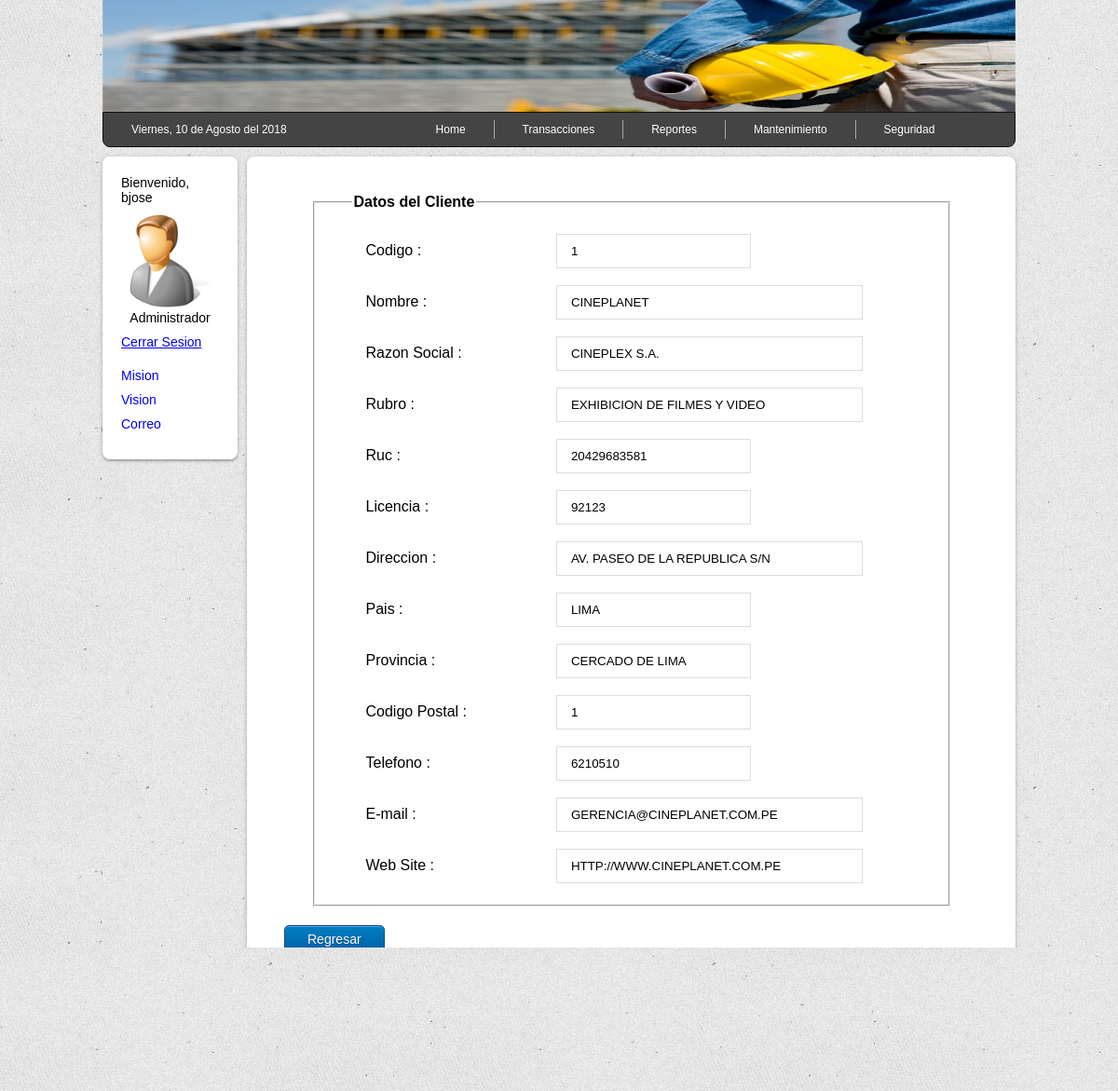
/vista/verproveedor.php?idproveedor=1 (signed in), run on the app's committed database.
### tables this page shows
CREATE TABLE `proveedor` (
  `idproveedor` int(4) unsigned NOT NULL AUTO_INCREMENT,
  `nombrec` varchar(60) NOT NULL,
  `razonsocial` varchar(60) NOT NULL,
  `rubro` varchar(60) NOT NULL,
  `ruc` varchar(11) NOT NULL,
  `nrolicencia` varchar(20) NOT NULL,
  `direccion` varchar(60) NOT NULL,
  `pais` varchar(25) NOT NULL,
  `provincia` varchar(25) NOT NULL,
  `codigopostal` int(5) NOT NULL,
  `telefono` varchar(12) NOT NULL,
  `email` varchar(60) NOT NULL,
  `site` varchar(60) NOT NULL,
  PRIMARY KEY (`idproveedor`)
);

### vista/verproveedor.php (the view, shortened to what this page needs)
<?php
include('../modelo/conexion.php');
$enlace = "<a href='../modelo/logout.php'>Cerrar Sesion</a>";
$idproveedor = !empty($_GET['idproveedor']) ? $_GET['idproveedor'] : 0;
if ($idproveedor) {
	$queryDataProve = "select * from proveedor where idproveedor='$idproveedor'";
	$resultDataProve = $conexion->query($queryDataProve);
	$linea = $resultDataProve->fetch_assoc();
}
?>
<!DOCTYPE html>
<html lang="es">
<head>
	<link rel="stylesheet" href="../vista/css/style.css">
</head>
<body>
	<div class="container">
		<div class="header">
		</div>
		<div class="menu-div">
			<?php include('../vista/include/menu.php'); ?>
		</div>
		<div class="sidebar">
			<div class="menuside">
				<?php include('../vista/include/sidebar.php'); ?>
			</div>
		</div>
		<div class="content">
			<div class="main">
				<div>
					<fieldset class="data">
						<legend><strong>Datos del Cliente</strong></legend>
						<div class="divdata">
							<label for="idproveedor">Codigo : </label>
							<input type="text" id="idproveedor" name="idproveedor" value="<?php echo $linea['idproveedor']; ?>" readonly="readonly">
						</div>
						<div class="divdata">
							<label for="nombre">Nombre : </label>
							<input type="text" id="nombre" name="nombre" value="<?php echo $linea['nombrec']; ?>" size="35" readonly="readonly">
						</div>
						<div class="divdata">
							<label for="razonsocial">Razon Social : </label>
							<input type="text" id="razonsocial" name="razonsocial" value="<?php echo $linea['razonsocial']; ?>" size="35" readonly="readonly">
						</div>
						<div class="divdata">
							<label for="rubro">Rubro : </label>
							<input type="text" id="rubro" name="rubro" value="<?php echo $linea['rubro']; ?>" size="35" readonly="readonly">
						</div>
						<div class="divdata">
							<label for="ruc">Ruc : </label>
							<input type="text" id="ruc" name="ruc" value="<?php echo $linea['ruc']; ?>" readonly="readonly">
						</div>
						<div class="divdata">
							<label for="nrolicencia">Licencia : </label>
							<input type="text" id="nrolicencia" name="nrolicencia" value="<?php echo $linea['nrolicencia']; ?>" readonly="readonly">
						</div>
						<div class="divdata">
							<label for="direccion">Direccion : </label>
							<input type="text" id="direccion" name="direccion" value="<?php echo $linea['direccion']; ?>" size="35" readonly="readonly">
						</div>
						<div class="divdata">
							<label for="pais">Pais : </label>
							<input type="text" id="pais" name="pais" value="<?php echo $linea['pais']; ?>" readonly="readonly">
						</div>
						<div class="divdata">
							<label for="provincia">Provincia : </label>
							<input type="text" id="provincia" name="provincia" value="<?php echo $linea['provincia']; ?>" readonly="readonly">
						</div>
						<div class="divdata">
							<label for="codigopostal">Codigo Postal : </label>
							<input type="text" id="codigopostal" name="codigopostal" value="<?php echo $linea['codigopostal']; ?>" readonly="readonly">
						</div>
						<div class="divdata">
							<label for="telefono">Telefono : </label>
							<input type="text" id="telefono" name="telefono" value="<?php echo $linea['telefono']; ?>" readonly="readonly">
						</div>
						<div class="divdata">
							<label for="email">E-mail : </label>
							<input type="text" id="email" name="email" value="<?php echo $linea['email']; ?>" size="35" readonly="readonly">
						</div>
						<div class="divdata">
							<label for="site">Web Site : </label>
							<input type="text" id="site" name="site" value="<?php echo $linea['site']; ?>" size="35" readonly="readonly">
						</div>
					</fieldset>
				</div>
				<div class="divboton">
					<?php echo '<a href="javascript:history.back()" class=boton>Regresar</a>'; ?>
				</div>
			</div>
		</div>
		<div class="footer">
			<?php include('../vista/include/footer.php'); ?>
		</div>
	</div>
</body>
</html>

### vista/css/style.css (style rules this page uses)
body { background-image: url(../images/bg.jpg); font-family: sans-serif; font-size: 16px; margin: 0px; }
.container { width: 980px; margin: auto; }
.header { background-image: url(../images/header.jpg); background-attachment: fixed; background-repeat: no-repeat; background-position: top; background-size: 980px 120px; height: 120px; }
.content { float: left; width: 830px; }
.footer { clear: both; background-image: url(../images/background.jpg); padding: 18px; font-size: 12px; text-align: center; -moz-border-radius: 8px 8px 0 0; -webkit-border-radius: 8px 8px 0 0; border-radius: 8px 8px 0 0; }
.sidebar { float: left; width: 150px; }
.menuside { padding: 20px; margin: 10px 5px 10px 0px; background-color: white; border-radius: 8px; box-shadow: 0 2px 2px rgba(0,0,0,0.2), 0 1px 5px rgba(0,0,0,0.2); font-size: 14px; }
.main { padding: 40px; margin: 10px 0px 10px 5px; background-color: white; box-shadow: 0 2px 2px rgba(0,0,0,0.2), 0 1px 5px rgba(0,0,0,0.2); border-radius: 8px; }
.divboton { margin: 20px 0 20px 0; }
.boton { -moz-box-shadow:inset 0px 1px 0px 0px #54a3f7; -webkit-box-shadow:inset 0px 1px 0px 0px #54a3f7; box-shadow:inset 0px 1px 0px 0px #54a3f7; background:-webkit-gradient(linear, left top, left bottom, color-stop(0.05, #007dc1), color-stop(1, #0061a7)); background:-moz-linear-gradient(top, #007dc1 5%, #0061a7 100%); background:-webkit-linear-gradient(top, #007dc1 5%, #0061a7 100%); background:-o-linear-gradient(top, #007dc1 5%, #0061a7 100%); background:-ms-linear-gradient(top, #007dc1 5%, #0061a7 100%); background:linear-gradient(to bottom, #007dc1 5%, #0061a7 100%); filter:progid:DXImageTransform.Microsoft.gradient(startColorstr='#007dc1', endColorstr='#0061a7',GradientType=0); background-color:#007dc1; -moz-border-radius:5px; -webkit-border-radius:5px; border-radius:5px; border:1px solid #124d77; display:inline-block; color:#ffffff; font-family:Arial; font-size:14px; font-weight:normal; padding:6px 24px; text-decoration:none; text-shadow:0px 1px 0px #154682; }
.menu-div { padding: 0px; }
.formu, .data { width: 600px; margin: auto; }
.data { padding: 15px 40px; }
input[type=text], textarea, select { transition: all 0.30s ease-in-out; -webkit-transition: all 0.30s ease-in-out; -moz-transition: all 0.30s ease-in-out; border:#fff 1px solid; outline:none; padding: 10px 15px; margin: 5px 1px 3px 0px; border: 1px solid #DDDDDD; -moz-box-sizing: border-box; }
.divformu, .divdata { padding: 5px 0px; display: block; }
.divdata label { width: 200px; padding-left: 15px; display: inline-block; }

### data on the page
proveedor: idproveedor "1", nombre "CINEPLANET", razonsocial "CINEPLEX S.A.", rubro "EXHIBICION DE FILMES Y VIDEO", ruc "20429683581", nrolicencia "92123", direccion "AV. PASEO DE LA REPUBLICA S/N", pais "LIMA", provincia "CERCADO DE LIMA", codigopostal "1", telefono "6210510", email "GERENCIA@CINEPLANET.COM.PE", site "HTTP://WWW.CINEPLANET.COM.PE"

### other printed values
$_SESSION['usuario'] "bjose"
$_SESSION['perfil'] "Administrador"
